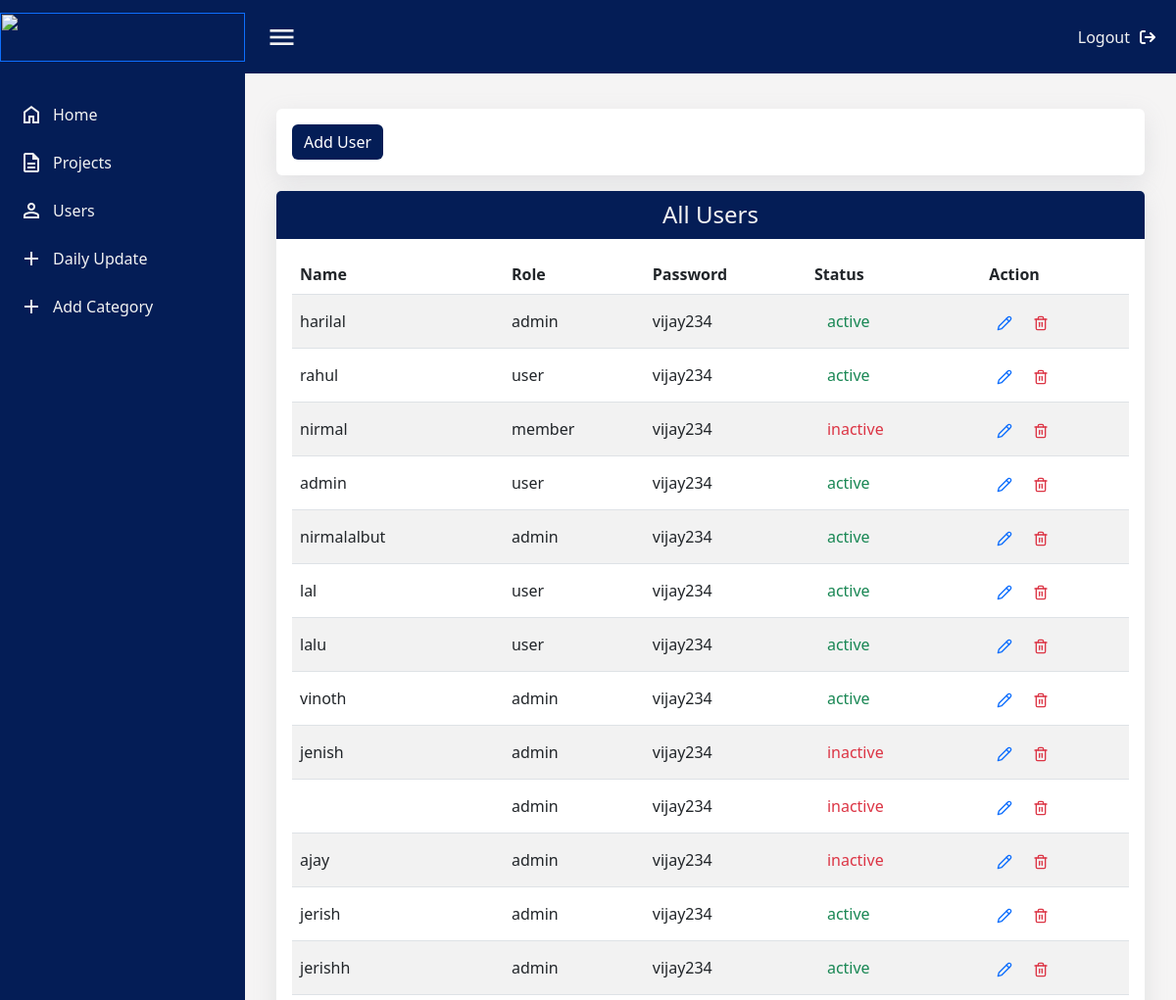
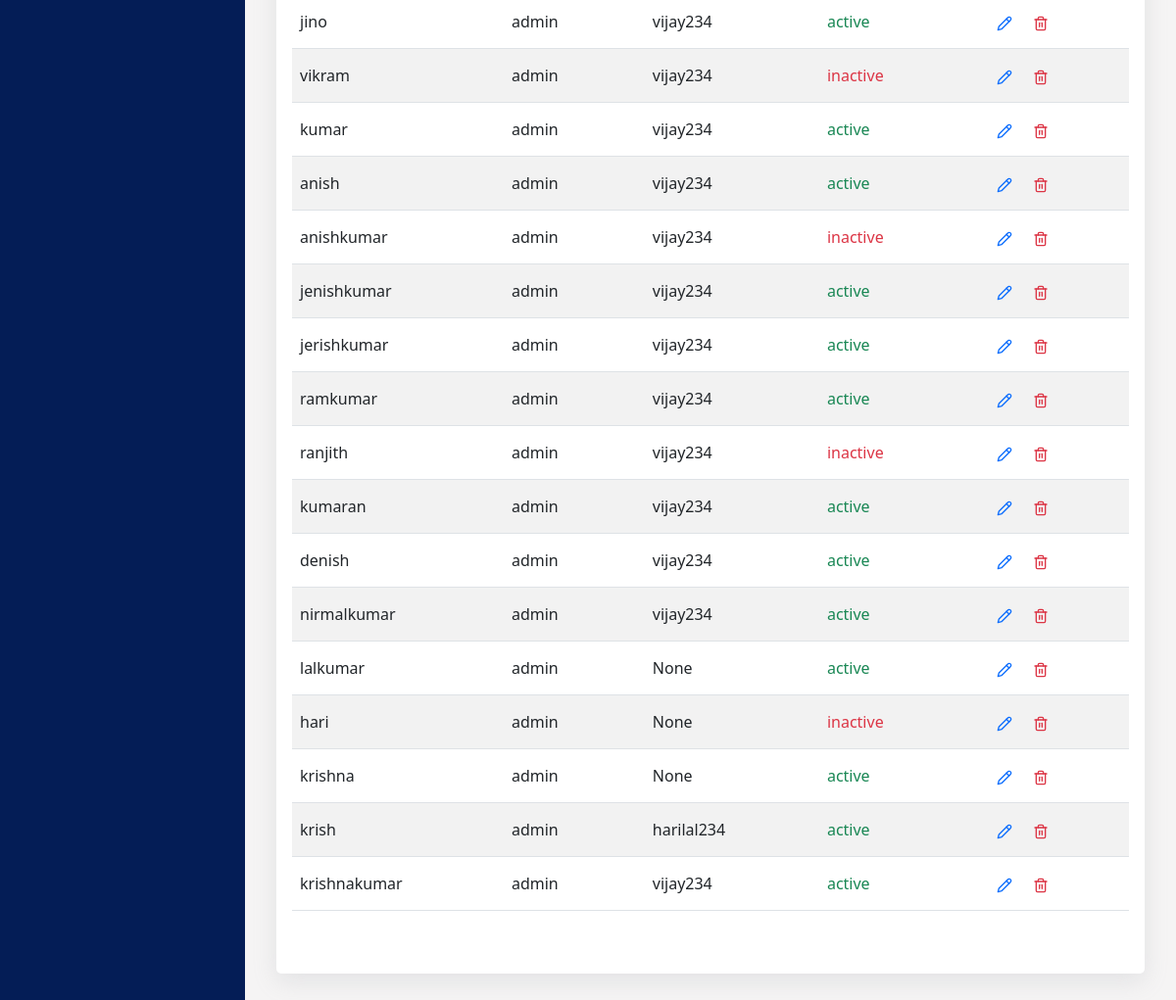
Page /all_users/ on the committed database (2 pictures, top to bottom).
### myapp/models.py (models this page shows)
class CustomUser(AbstractUser):
    ROLE_CHOICES = [
        ('admin', 'Admin'),
        ('user', 'User'),
        ("member","Member"),
    ]
    role = models.CharField(max_length=10, choices=ROLE_CHOICES,default="user")
    mypassword=models.CharField(max_length=100,null=True,blank=True)
    active_choice=[
        ('active','Active'),
        ("inactive","Inactive"),
    ]
    active=models.CharField(max_length=100,null=True,blank=True,default="active")
    class Meta:
        unique_together = ('username', 'email')
        swappable = 'AUTH_USER_MODEL'

### myapp/views.py (the view)
# urls.py: path('all_users/', views.all_users, name='all_users'),
def all_users(request):
    v=CustomUser.objects.all()
    return render(request,'users.html',{"v":v})

### myapp/templates/users.html (shortened to what this page needs)
{% extends "layout.html" %}
{% block content %}
<div class="container py-3">
  <div class="card p-3">
    <div>
      <a href="{% url 'register' %}"><button class="btn btn-primary">Add User</button></a>
    </div>
  </div>
  <div class="card mt-3 common_card">
    <div class="card__title">
      <h4>All Users</h4>
    </div>
    <div class="card-body pb-5">
      <div class="table-responsive">
        <table id="user_table" class="table table-striped" style="width: 100%">
          <thead>
            <tr>
              <th>Name</th>
              <th>Role</th>
              <th>Password</th>
              <th>Status</th>
              <th>Action</th>
            </tr>
          </thead>
          <tbody>
            {% for i in v %}
            <tr>
              <td>{{i.username}}</td>
              <td>{{i.role}}</td>
              <td>{{i.mypassword}}</td>
              <td>
                <form action="{% url 'active' id=i.id %}" method="post"> {% csrf_token %} <input type="hidden"
                     name="active"><button type="submit" class="btn btn-text {% if i.active == 'active' %} text-success {% else %} text-danger {% endif %}"
                   >{{i.active}}</button></form>
              </td>
              <td>
                <a class="px-2" href=""><svg xmlns="http://www.w3.org/2000/svg" width="16" height="16"
                    viewBox="0 0 24 24" fill="none" stroke="currentColor" stroke-width="2" stroke-linecap="round"
                    stroke-linejoin="round" class="lucide lucide-pencil">
                    <path d="M17 3a2.85 2.83 0 1 1 4 4L7.5 20.5 2 22l1.5-5.5Z" />
                    <path d="m15 5 4 4" />
                  </svg></a>
                <a class="text-danger px-2" href=""></a>
              </td>
            </tr>
            {% endfor %}
          </tbody>
        </table>
      </div>
    </div>
  </div>
</div>
{% endblock %}

### myapp/static/css/style.css (style rules this page uses)
:root { --primary-color: #041d56; --light-color: #f2f2f2; --dark-color: #252525; --gradient-color: #041d56; --box-shadow: rgba(149, 157, 165, 0.2) 0px 8px 24px; --bs-pagination-active-bg:var(--primary-color); }
h1,h2,h3,h4,h5,h6,p,span { margin: 0; }
body { background: var(--light-color); }
.btn-primary { background-color: var(--primary-color); border: none; outline: none; }
.card { width: 100%; border: none; box-shadow: var(--box-shadow); }
.common_card { border-radius: 5px; overflow: hidden; margin: 0 auto; }
.card__title { background-color: var(--primary-color); color: var(--light-color); text-align: center; padding: 10px; }
table > tbody > tr > td { vertical-align: middle; }

### rows in the picture
CustomUser: username "harilal", role "admin", mypassword "vijay234", active "active"
CustomUser: username "rahul", role "user", mypassword "vijay234", active "active"
CustomUser: username "nirmal", role "member", mypassword "vijay234", active "inactive"
CustomUser: username "admin", role "user", mypassword "vijay234", active "active"
CustomUser: username "nirmalalbut", role "admin", mypassword "vijay234", active "active"
CustomUser: username "lal", role "user", mypassword "vijay234", active "active"
CustomUser: username "lalu", role "user", mypassword "vijay234", active "active"
CustomUser: username "vinoth", role "admin", mypassword "vijay234", active "active"
CustomUser: username "jenish", role "admin", mypassword "vijay234", active "inactive"
CustomUser: role "admin", mypassword "vijay234", active "inactive"
CustomUser: username "ajay", role "admin", mypassword "vijay234", active "inactive"
CustomUser: username "jerish", role "admin", mypassword "vijay234", active "active"
CustomUser: username "jerishh", role "admin", mypassword "vijay234", active "active"
CustomUser: username "jino", role "admin", mypassword "vijay234", active "active"
CustomUser: username "vikram", role "admin", mypassword "vijay234", active "inactive"
CustomUser: username "kumar", role "admin", mypassword "vijay234", active "active"
CustomUser: username "anish", role "admin", mypassword "vijay234", active "active"
CustomUser: username "anishkumar", role "admin", mypassword "vijay234", active "inactive"
CustomUser: username "jenishkumar", role "admin", mypassword "vijay234", active "active"
CustomUser: username "jerishkumar", role "admin", mypassword "vijay234", active "active"
CustomUser: username "ramkumar", role "admin", mypassword "vijay234", active "active"
CustomUser: username "ranjith", role "admin", mypassword "vijay234", active "inactive"
CustomUser: username "kumaran", role "admin", mypassword "vijay234", active "active"
CustomUser: username "denish", role "admin", mypassword "vijay234", active "active"
CustomUser: username "nirmalkumar", role "admin", mypassword "vijay234", active "active"
CustomUser: username "lalkumar", role "admin", mypassword "None", active "active"
CustomUser: username "hari", role "admin", mypassword "None", active "inactive"
CustomUser: username "krishna", role "admin", mypassword "None", active "active"
CustomUser: username "krish", role "admin", mypassword "harilal234", active "active"
CustomUser: username "krishnakumar", role "admin", mypassword "vijay234", active "active"
